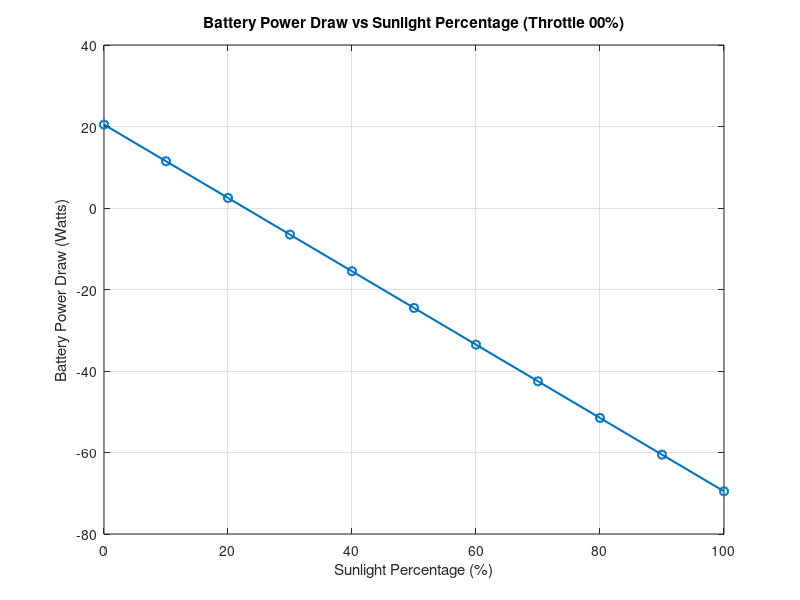
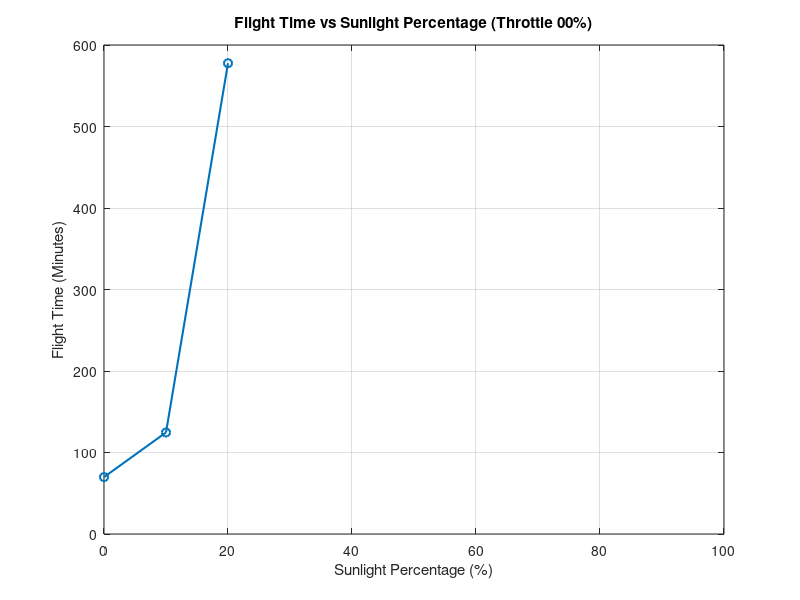
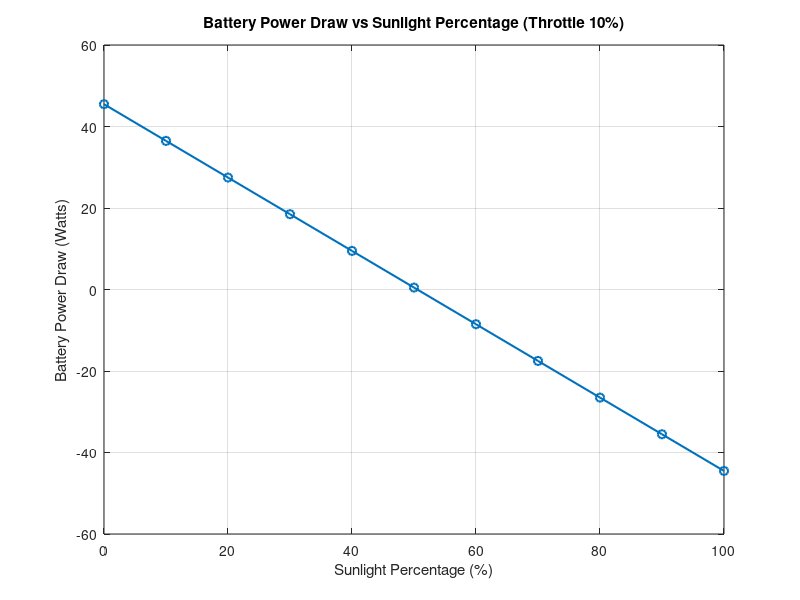
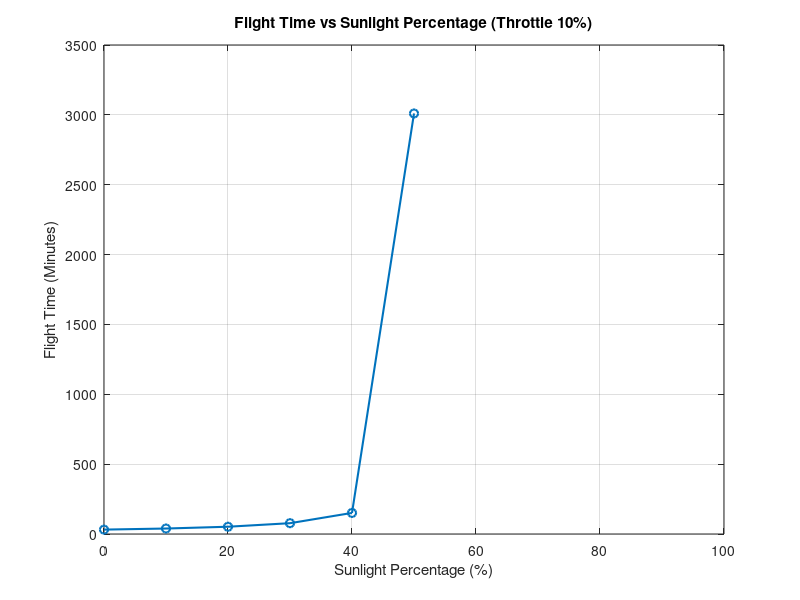

Recreate these plots in MATLAB, in order.
%% Flight time and power draw vs sunlight percent
%% By Joey Dalpra
clc;
clear all;
close all;
% Constants
basePowerDraw = 20.475;   % Constant power draw in Watts
throttlePowerStep = 25;   % Increment in power draw for each 10% throttle
batteryCapacity = 1.61;   % Battery capacity in Amp-hours
batteryVoltage = 14.8;    % Assuming a constant 11.1V LiPo battery

% Sunlight percentage and corresponding solar power generation
sunlightPercent = 0:10:100;           % Sunlight percentage from 0% to 100%
solarPowerGen = (sunlightPercent / 100) * 90;  % Solar power generation in Watts

% Throttle percentages from 0% to 100%
throttlePercent = 0:1:10;

% Calculate power draw and flight time for each throttle and sunlight percentage
for i = 1:length(throttlePercent)
    % Calculate total power draw at each throttle setting
    throttlePowerDraw = throttlePercent(i) * throttlePowerStep;
    totalPowerDrawThrottle = basePowerDraw + throttlePowerDraw;
    
    % Preallocate arrays for current throttle level
    powerDraw = zeros(1, length(sunlightPercent));
    flightTime = zeros(1, length(sunlightPercent));
    
    for j = 1:length(sunlightPercent)
        % Calculate battery power draw by subtracting solar power generation
        batteryPowerDraw = totalPowerDrawThrottle - solarPowerGen(j);
        
        % Store power draw values
        powerDraw(j) = batteryPowerDraw;
        
        % Calculate flight time (in minutes)
        if batteryPowerDraw > 0
            flightTime(j) = batteryCapacity/(batteryPowerDraw/batteryVoltage)*60;
        else
            flightTime(j) = Inf; % Infinite flight time if solar power fully sustains the draw
        end
    end
    
    % Plot Battery Power Draw vs Sunlight % for current throttle
    figure;
    plot(sunlightPercent, powerDraw, '-o', 'LineWidth', 1.5);
    xlabel('Sunlight Percentage (%)');
    ylabel('Battery Power Draw (Watts)');
    title(sprintf('Battery Power Draw vs Sunlight Percentage (Throttle %d0%%)', throttlePercent(i)));
    grid on;
    
    % Plot Flight Time vs Sunlight % for current throttle
    figure;
    plot(sunlightPercent, flightTime, '-o', 'LineWidth', 1.5);
    xlabel('Sunlight Percentage (%)');
    ylabel('Flight Time (Minutes)');
    title(sprintf('Flight Time vs Sunlight Percentage (Throttle %d0%%)', throttlePercent(i)));
    grid on;
end

%% Optimal Flight time
clc;
clear all;
close all;

% Constants
basePowerDraw = 20.475;            % Constant power draw in Watts
throttlePowerStep = 25;            % Increment in power draw for each 10% throttle
batteryCapacity = 1.61;            % Battery capacity in Amp-hours
batteryVoltage = 14.8;             % Battery voltage in Volts
sunlightPercent = 0:10:100;        % Sunlight percentage from 0% to 100%
solarPowerGen = (sunlightPercent / 100) * 90;  % Solar power generation in Watts

% Define throttle settings for takeoff and cruise
takeoffThrottle = 100;             % 100% throttle for takeoff
cruiseThrottles = 30:10:100;       % Cruise throttles from 30% to 100%

% Takeoff phase (100% throttle) - Assume a fixed short takeoff time (e.g., 1 minute)
takeoffTimeMinutes = 1;            % Set desired takeoff time in minutes

% Initialize a matrix to store flight times for each throttle setting and sunlight percentage
flightTimeMatrix = zeros(length(cruiseThrottles), length(sunlightPercent));

% Loop through each cruise throttle setting
for k = 1:length(cruiseThrottles)
    cruiseThrottle = cruiseThrottles(k);
    
    % Calculate total power draw at takeoff and cruise settings
    takeoffPowerDraw = basePowerDraw + (takeoffThrottle / 10) * throttlePowerStep;
    cruisePowerDraw = basePowerDraw + (cruiseThrottle / 10) * throttlePowerStep;
    
    % Initialize array to store results for the current throttle
    totalFlightTime = zeros(1, length(sunlightPercent));
    
    % Calculate flight times for each sunlight percentage
    for j = 1:length(sunlightPercent)
        % Solar power generation at current sunlight percentage
        solarPower = solarPowerGen(j);
        
        % Calculate battery power draw during takeoff and cruise
        batteryPowerDrawTakeoff = takeoffPowerDraw - solarPower;
        batteryPowerDrawCruise = cruisePowerDraw - solarPower;
        
        % Check if solar power sustains draw (negative draw means infinite flight time)
        if batteryPowerDrawTakeoff <= 0 && batteryPowerDrawCruise <= 0
            totalFlightTime(j) = Inf; % Infinite flight time if solar power fully sustains the draw
            continue;
        end
        
        % Takeoff phase (100% throttle) - Calculate battery usage
        batteryUsedTakeoff = (batteryPowerDrawTakeoff / batteryVoltage) * (takeoffTimeMinutes / 60); % Ah used in takeoff

        % Remaining battery capacity after takeoff
        remainingBatteryCapacity = batteryCapacity - batteryUsedTakeoff;
        
        % Check if battery is depleted after takeoff
        if remainingBatteryCapacity <= 0
            totalFlightTime(j) = takeoffTimeMinutes; % Only takeoff time available
            continue;
        end
        
        % Cruise phase - Calculate remaining flight time
        if batteryPowerDrawCruise > 0
            cruiseTimeMinutes = (remainingBatteryCapacity / (batteryPowerDrawCruise / batteryVoltage)) * 60;
        else
            cruiseTimeMinutes = Inf; % Infinite cruise time if solar power sustains draw at cruise
        end
        
        % Total flight time (takeoff + cruise)
        totalFlightTime(j) = takeoffTimeMinutes + cruiseTimeMinutes;
    end
    
    % Store the total flight time for the current throttle in the matrix
    flightTimeMatrix(k, :) = totalFlightTime;
    
    % Plot Optimal Flight Time vs Sunlight % for the current cruise throttle
    figure;
    plot(sunlightPercent, totalFlightTime, '-o', 'LineWidth', 1.5);
    xlabel('Sunlight Percentage (%)');
    ylabel('Optimal Flight Time (Minutes)');
    title(sprintf('Optimal Flight Time vs Sunlight Percentage (Cruise Throttle %d%%)', cruiseThrottle));
    grid on;
end
